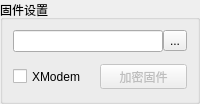
      <widget class="QGroupBox" name="fileBox">
       <property name="sizePolicy">
        <sizepolicy hsizetype="Preferred" vsizetype="Fixed">
         <horstretch>0</horstretch>
         <verstretch>0</verstretch>
        </sizepolicy>
       </property>
       <property name="title">
        <string>固件设置</string>
       </property>
       <layout class="QVBoxLayout" name="verticalLayout_3">
        <property name="spacing">
         <number>10</number>
        </property>
        <property name="leftMargin">
         <number>10</number>
        </property>
        <property name="topMargin">
         <number>10</number>
        </property>
        <property name="rightMargin">
         <number>10</number>
        </property>
        <property name="bottomMargin">
         <number>10</number>
        </property>
        <item>
         <layout class="QHBoxLayout" name="horizontalLayout_8">
          <property name="spacing">
           <number>0</number>
          </property>
          <item>
           <widget class="QLineEdit" name="pathEdit">
            <property name="sizePolicy">
             <sizepolicy hsizetype="Preferred" vsizetype="Fixed">
              <horstretch>0</horstretch>
              <verstretch>0</verstretch>
             </sizepolicy>
            </property>
            <property name="mouseTracking">
             <bool>false</bool>
            </property>
            <property name="focusPolicy">
             <enum>Qt::ClickFocus</enum>
            </property>
            <property name="acceptDrops">
             <bool>false</bool>
            </property>
            <property name="layoutDirection">
             <enum>Qt::LeftToRight</enum>
            </property>
            <property name="maxLength">
             <number>255</number>
            </property>
            <property name="placeholderText">
             <string/>
            </property>
           </widget>
          </item>
          <item>
           <widget class="QToolButton" name="pathButton">
            <property name="sizePolicy">
             <sizepolicy hsizetype="Fixed" vsizetype="Fixed">
              <horstretch>0</horstretch>
              <verstretch>0</verstretch>
             </sizepolicy>
            </property>
            <property name="text">
             <string notr="true">...</string>
            </property>
           </widget>
          </item>
         </layout>
        </item>
        <item>
         <layout class="QHBoxLayout" name="horizontalLayout_9">
          <property name="spacing">
           <number>0</number>
          </property>
          <property name="leftMargin">
           <number>0</number>
          </property>
          <property name="topMargin">
           <number>2</number>
          </property>
          <property name="bottomMargin">
           <number>2</number>
          </property>
          <item>
           <widget class="QCheckBox" name="XModemButton">
            <property name="enabled">
             <bool>true</bool>
            </property>
            <property name="sizePolicy">
             <sizepolicy hsizetype="Preferred" vsizetype="Preferred">
              <horstretch>0</horstretch>
              <verstretch>0</verstretch>
             </sizepolicy>
            </property>
            <property name="focusPolicy">
             <enum>Qt::ClickFocus</enum>
            </property>
            <property name="toolTip">
             <string>选择传输协议(X/YModem)</string>
            </property>
            <property name="toolTipDuration">
             <number>-1</number>
            </property>
            <property name="text">
             <string notr="true">XModem</string>
            </property>
            <property name="checkable">
             <bool>true</bool>
            </property>
           </widget>
          </item>
          <item>
           <widget class="QToolButton" name="encryptButton">
            <property name="enabled">
             <bool>false</bool>
            </property>
            <property name="sizePolicy">
             <sizepolicy hsizetype="Preferred" vsizetype="Fixed">
              <horstretch>0</horstretch>
              <verstretch>0</verstretch>
             </sizepolicy>
            </property>
            <property name="minimumSize">
             <size>
              <width>0</width>
              <height>25</height>
             </size>
            </property>
            <property name="focusPolicy">
             <enum>Qt::ClickFocus</enum>
            </property>
            <property name="toolTip">
             <string>使用AES-CBC128加密固件</string>
            </property>
            <property name="text">
             <string>加密固件</string>
            </property>
           </widget>
          </item>
         </layout>
        </item>
       </layout>
      </widget>
